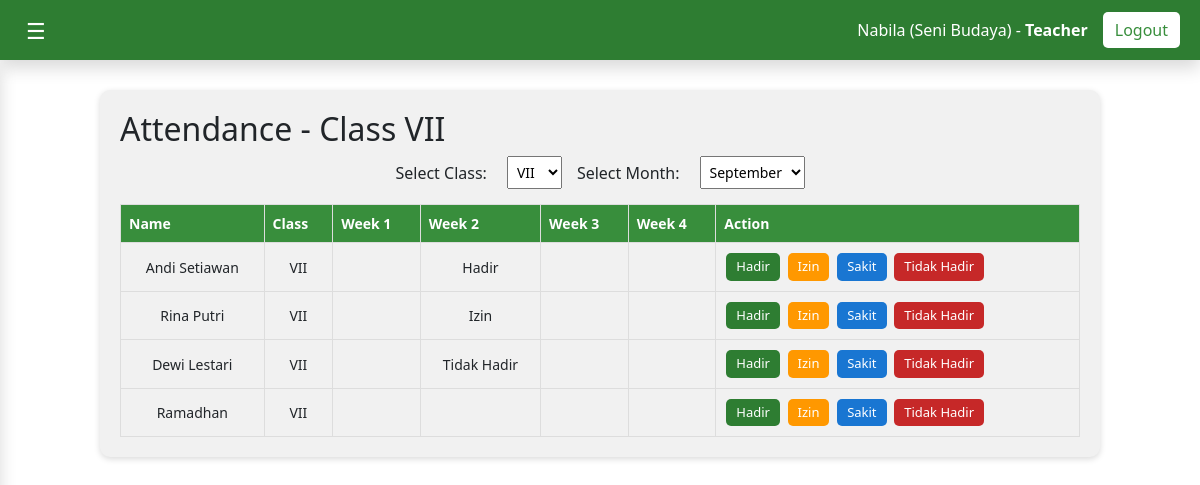
Page /php/Attedance.php (signed in) on the committed database.
### tables this page shows
CREATE TABLE `students_vii` (
  `id` int(11) NOT NULL,
  `class` varchar(10) DEFAULT 'VII',
  `name` varchar(100) NOT NULL,
  `nim` varchar(30) NOT NULL
);

### php/Attedance.php (the view, shortened to what this page needs)
<?php
require_once "../koneksi/koneksi.php";
$name       = $_SESSION['name'];
$subject    = $_SESSION['subject'];
$teacher_id = $_SESSION['id'];
$role       = $_SESSION['role'];
$selected_class = isset($_GET['class']) ? $_GET['class'] : 'VII';
$selected_month = isset($_GET['month']) ? $_GET['month'] : date("m");
$tableMap = [
    'VII'  => 'students_vii',
    'VIII' => 'students_viii',
    'IX'   => 'students_ix'
];
$table = $tableMap[$selected_class];
$query  = "SELECT * FROM $table";
$result = mysqli_query($koneksi, $query) or die("Query Error: " . mysqli_error($koneksi));
$attendanceQuery = "SELECT * FROM result
                    WHERE teacher_id='$teacher_id'
                      AND class='$selected_class'
                      AND month='$selected_month'";
$attendanceResult = mysqli_query($koneksi, $attendanceQuery);
$attendance = [];
while($row = mysqli_fetch_assoc($attendanceResult)){
    $attendance[$row['student_id']][$row['week']] = $row['status'];
}
?>
<!DOCTYPE html>
<html lang="en">
<head>
<link href="https://cdn.jsdelivr.net/npm/bootstrap@5.3.8/dist/css/bootstrap.min.css" rel="stylesheet">
<link rel="stylesheet" href="../css/Attedance.css">
</head>
<body>
<nav class="navbar shadow">
    <div class="nav-left">
      <button class="toggle-btn" id="toggle-btn">&#9776;</button>
    </div>
    <div class="nav-right">
      <span class="user-info">
        <?php echo $name; ?> (<?php echo $subject; ?>) -
        <strong><?php echo ucfirst($role); ?></strong>
      </span>
      <a href="logout.php" class="logout-btn">Logout</a>
    </div>
  </nav>
<main class="content shifted" id="content">
  <section class="attendance-container">
    <h2>Attendance - Class <?php echo $selected_class; ?></h2>
    <form method="GET" action="Attedance.php" class="filter-form">
      <label for="class">Select Class: </label>
      <select name="class" id="class" onchange="this.form.submit()">
        <option value="VII" <?php if($selected_class=='VII') echo 'selected'; ?>>VII</option>
      </select>
      <label for="month">Select Month: </label>
      <select name="month" id="month" onchange="this.form.submit()">
        <?php
          for ($m=1;$m<=12;$m++) {
            $val = str_pad($m,2,"0",STR_PAD_LEFT);
            $nameMonth = date("F", mktime(0,0,0,$m,1));
            $sel = ($selected_month==$val) ? "selected" : "";
            echo "<option value='$val' $sel>$nameMonth</option>";
          }
        ?>
      </select>
    </form>
    <table class="attendance-table">
      <thead>
        <tr>
          <th>Name</th>
          <th>Class</th>
          <th>Week 1</th>
          <th>Week 2</th>
          <th>Week 3</th>
          <th>Week 4</th>
          <th>Action</th>
        </tr>
      </thead>
      <tbody>
        <?php while($row = mysqli_fetch_assoc($result)): ?>
        <tr data-student="<?php echo $row['id']; ?>">
          <td><?php echo $row['name']; ?></td>
          <td><?php echo $row['class']; ?></td>
          <td class="week-1"><?php echo $attendance[$row['id']][1] ?? ''; ?></td>
          <td class="week-2"><?php echo $attendance[$row['id']][2] ?? ''; ?></td>
          <td class="week-3"><?php echo $attendance[$row['id']][3] ?? ''; ?></td>
          <td class="week-4"><?php echo $attendance[$row['id']][4] ?? ''; ?></td>
          <td>
            <?php if($role === 'teacher'): ?>
              <button type="button" class="btn btn-success btn-sm hadir" data-week="1">Hadir</button>
              <button type="button" class="btn btn-warning btn-sm izin" data-week="1">Izin</button>
              <button type="button" class="btn btn-info btn-sm sakit" data-week="1">Sakit</button>
              <button type="button" class="btn btn-danger btn-sm absen" data-week="1">Tidak Hadir</button>
            <?php else: ?>
              <span class="text-muted">View only</span>
            <?php endif; ?>
          </td>
        </tr>
        <?php endwhile; ?>
      </tbody>
    </table>
  </section>
</main>
</body>
</html>

### css/Attedance.css (style rules this page uses)
.navbar { position: fixed; top: 0; left: 0; right: 0; height: 60px; background: #2e7d32; color: white; display: flex; justify-content: space-between; align-items: center; padding: 0 20px; z-index: 1000; box-shadow: 0 2px 6px rgba(0,0,0,0.2); }
.toggle-btn { background: transparent; border: none; color: white; font-size: 22px; cursor: pointer; }
.nav-right { display: flex; align-items: center; gap: 15px; }
.user-info { font-weight: 500; }
.logout-btn { background: #ffffff; color: #388e3c; padding: 6px 12px; border-radius: 5px; text-decoration: none; }
.content { margin-top: 70px; padding: 20px; margin-left: 0; width: 100%; box-sizing: border-box; transition: margin-left 0.3s ease; }
.content.shifted { margin-right: 220px; }
.attendance-container { background: #f1f1f1; padding: 20px; border-radius: 10px; box-shadow: 0 2px 6px rgba(0,0,0,0.15); width: 100%; max-width: 1000px; margin: 0 auto; box-sizing: border-box; overflow-x: auto; transition: opacity 0.3s ease; }
.attendance-table { width: 100%; border-collapse: collapse; table-layout: auto; min-width: 600px; }
.attendance-table th, .attendance-table td { border: 1px solid #ddd; padding: 8px; font-size: 14px; word-wrap: break-word; }
.attendance-table th { background: #388e3c; color: white; text-align: left; }
.attendance-table td { text-align: center; }
.attendance-table td:last-child { text-align: left; }
.attendance-table .btn { display: inline-block; padding: 4px 10px; font-size: 13px; border-radius: 5px; margin: 2px; color: white; border: none; cursor: pointer; }
.attendance-table .btn.hadir { background: #2e7d32; }
.attendance-table .btn.izin { background: #ff9800; }
.attendance-table .btn.sakit { background: #1976d2; }
.attendance-table .btn.absen { background: #c62828; }
.filter-form { display: flex; flex-wrap: wrap; gap: 15px; margin-bottom: 15px; align-items: center; justify-content: center; }
.filter-form label { margin-right: 5px; }
.filter-form select { padding: 5px; font-size: 14px; }

### rows in the picture
students_vii: name "Andi Setiawan", class "VII", id "Hadir"
students_vii: name "Rina Putri", class "VII", id "Izin"
students_vii: name "Dewi Lestari", class "VII", id "Tidak Hadir"
students_vii: name "Ramadhan", class "VII"

### other values in the picture
$name "Nabila"
$subject "Seni Budaya"
$role "Teacher"
$selected_class "VII"
form field month "September"
